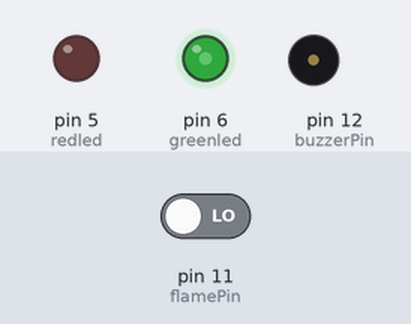
A sketch run on a simulated Arduino Uno, built with avr-gcc and run on an emulated ATmega328P. On the bench: output pins drawn as LEDs (lit = HIGH), buzzer (waves = sounding, pin HIGH). Inputs (shaded band) come from the test bench; at power-on: pin 11 (flamePin) LOW.

Above: at 1.2 s.
1.3 s: pin 11 (flamePin) driven HIGH
At 1.8 s:
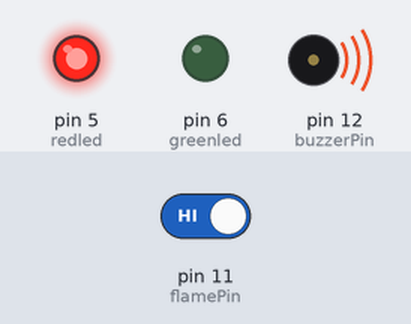
2.8 s: pin 11 (flamePin) driven LOW
At 4.1 s:
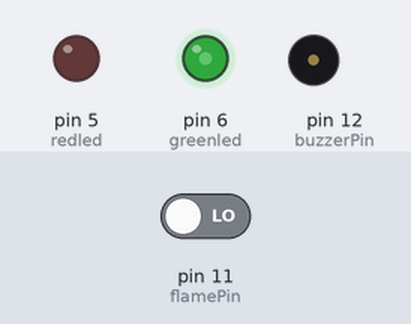
Timing chart, 0 to 5.8 s (numbered marks = the images above; inputs shaded):
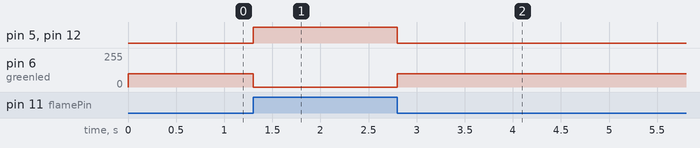

The sketch:

Flame_test.ino
```cpp
//Arduino Flame Sensor
const int buzzerPin = 12;
const int flamePin = 11;
int Flame = HIGH;
int redled = 5;
int greenled = 6;
void setup()
{
  pinMode(buzzerPin, OUTPUT);
  pinMode(redled, OUTPUT);
  pinMode(greenled, OUTPUT);

  pinMode(flamePin, INPUT);
  Serial.begin(9600);
}

void loop()
{
  Flame = digitalRead(flamePin);
  if (Flame== HIGH)
  {
    digitalWrite(buzzerPin, HIGH);
    analogWrite(redled, 255);
    digitalWrite(greenled, LOW);
  }
  else
  {
    digitalWrite(buzzerPin, LOW);
    analogWrite(greenled, 100);
    digitalWrite(redled, LOW);
  }
}
```

Measured:
- after the input at 1.3 s, pin 5 (redled), pin 12 (buzzerPin): LOW → HIGH at once; pin 6 (greenled): 100/255 → 0/255 at once
- after the input at 2.8 s, pin 5 (redled), pin 12 (buzzerPin): HIGH → LOW at once; pin 6 (greenled): 0/255 → 100/255 at once
